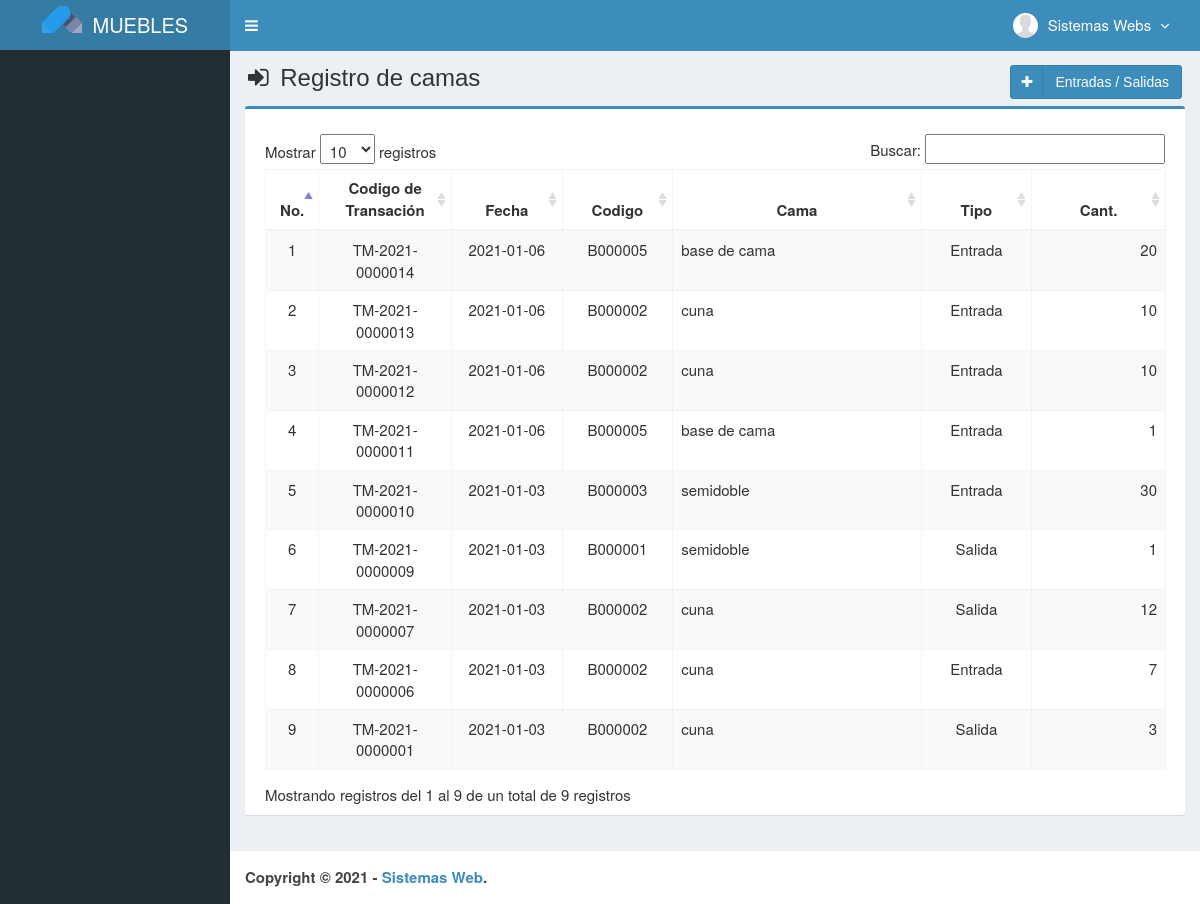
Before: /main.php?module=camas_transaction (signed in) with the older database file.
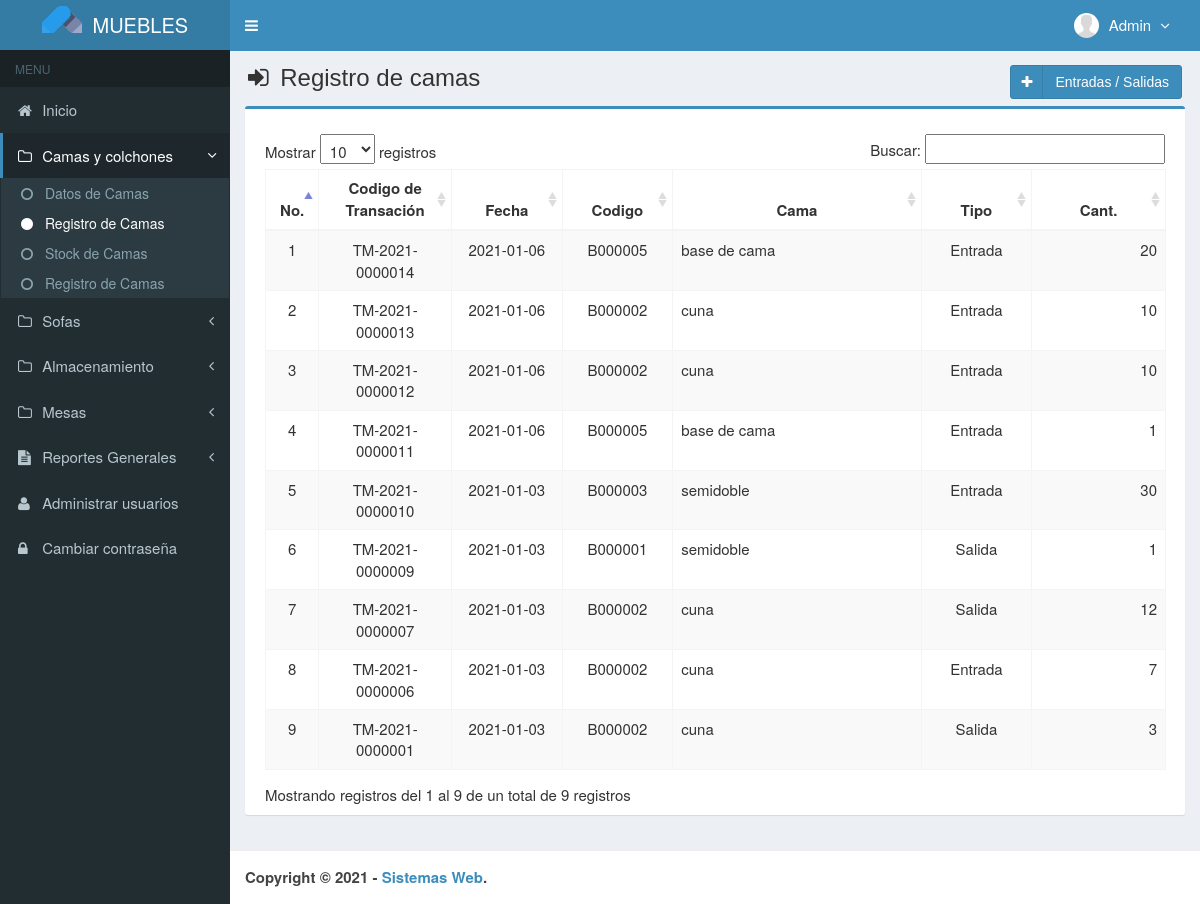
After: the same page with the newer database file.
### tables this page shows
CREATE TABLE `usuarios` (
  `id_user` int(3) NOT NULL,
  `username` varchar(50) NOT NULL,
  `name_user` varchar(50) NOT NULL,
  `password` varchar(50) NOT NULL,
  `email` varchar(50) DEFAULT NULL,
  `telefono` varchar(13) DEFAULT NULL,
  `foto` varchar(100) DEFAULT NULL,
  `permisos_acceso` enum('Admin','Empleado') NOT NULL,
  `status` enum('activo','bloqueado') NOT NULL DEFAULT 'activo',
  `created_at` timestamp NOT NULL DEFAULT current_timestamp(),
  `updated_at` timestamp NOT NULL DEFAULT current_timestamp() ON UPDATE current_timestamp()
);

### modules/camas_transaction/view.php (the view, shortened to what the changed rows need)
<section class="content-header">
  <h1>
    <i class="fa fa-sign-in icon-title"></i> Registro de camas
    <a class="btn btn-primary btn-social pull-right" href="?module=form_camas_transaction&form=add" title="Agregar" data-toggle="tooltip">
      <i class="fa fa-plus"></i> Entradas / Salidas
    </a>
  </h1>
</section>
<section class="content">
  <div class="row">
    <div class="col-md-12">
      <div class="box box-primary">
        <div class="box-body">
          <table id="dataTables1" class="table table-bordered table-striped table-hover">
            <thead>
              <tr>
                <th class="center">No.</th>
                <th class="center">Codigo de Transación</th>
                <th class="center">Fecha</th>
                <th class="center">Codigo</th>
                <th class="center">Cama</th>
				        <th class="center">Tipo</th>
                <th class="center">Cant.</th>
              </tr>
            </thead>
          </table>
        </div>
      </div>
    </div>
  </div>
</section><!-- /.content

### main.php (shortened to what the changed rows need)
<!DOCTYPE html>
<html>
  <head>
    <link href="assets/css/bootstrap.min.css" rel="stylesheet" type="text/css" />
    <link href="assets/plugins/font-awesome-4.6.3/css/font-awesome.min.css" rel="stylesheet" type="text/css" />
    <link href="assets/plugins/datatables/dataTables.bootstrap.css" rel="stylesheet" type="text/css" />
    <link href="assets/plugins/datepicker/datepicker.min.css" rel="stylesheet" type="text/css" />
    <link rel="stylesheet" type="text/css" href="assets/plugins/chosen/css/chosen.min.css" />
    <link href="assets/css/AdminLTE.min.css" rel="stylesheet" type="text/css" />
    <link href="assets/css/skins/skin-blue.min.css" rel="stylesheet" type="text/css" />
    <link href="assets/plugins/datepicker/datepicker3.css" rel="stylesheet" type="text/css" />
    <link href="assets/css/style.css" rel="stylesheet" type="text/css" />
  </head>
  <body class="skin-blue fixed">
    <div class="wrapper">
      <header class="main-header">
        <a href="?module=beranda" class="logo">
        </a>
        <nav class="navbar navbar-static-top" role="navigation">
          <div class="navbar-custom-menu">
            <ul class="nav navbar-nav">
              <?php include "top-menu.php" ?>
            </ul>
          </div>
        </nav>
      </header>
      <aside class="main-sidebar">
        <section class="sidebar">
            <?php include "sidebar-menu.php" ?>
        </section>
      </aside>
      <div class="content-wrapper">
        <?php include "content.php" ?>
      </div>
      <footer class="main-footer">
        <strong>Copyright &copy; <?php echo date('Y');?> - <a href="http://obedalvarado.pw/" target="_blank">Sistemas Web</a>.</strong>
      </footer>
    </div>
  </body>
</html>

### top-menu.php (shortened to what the changed rows need)
<?php
require_once "config/database.php";
$query = mysqli_query($mysqli, "SELECT id_user, name_user, foto, permisos_acceso FROM usuarios WHERE id_user='$_SESSION[id_user]'")
                                or die('error: '.mysqli_error($mysqli));
$data = mysqli_fetch_assoc($query);
?>
<li class="dropdown user user-menu">
  <a href="#" class="dropdown-toggle" data-toggle="dropdown">
  <?php
  if ($data['foto']=="") { ?>
    <img src="images/user/user-default.png" class="user-image" alt="User Image"/>
  <?php
  }
  else { ?>
    <img src="images/user/<?php echo $data['foto']; ?>" class="user-image" alt="User Image"/>
  <?php
  }
  ?>
    <span class="hidden-xs"><?php echo $data['name_user']; ?> <i style="margin-left:5px" class="fa fa-angle-down"></i></span>
  </a>
</li>

### sidebar-menu.php (shortened to what the changed rows need)
<?php
if ($_SESSION['permisos_acceso']=='Admin') { ?>
    <ul class="sidebar-menu">
        <li class="header">MENU</li>
	<?php
	if ($_GET["module"]=="start") {
		$active_home="active";
	} else {
		$active_home="";
	}
  ?>
		<li class="<?php echo $active_home;?>">
			<a href="?module=start"><i class="fa fa-home"></i> Inicio </a>
	  	</li>
  <?php
  if ($_GET["module"]=="camas") { ?>
		<li class="active treeview">
          	<a href="javascript:void(0);">
            	<i class="fa fa-folder-o"></i> <span>Camas y colchones</span> <i class="fa fa-angle-left pull-right"></i>
          	</a>
      		<ul class="treeview-menu">
        		<li class="active"><a href="?module=camas"><i class="fa fa-circle"></i> Datos de Camas </a></li>
        		<li><a href="?module=camas_transaction"><i class="fa fa-circle-o"></i> Registro de Camas </a></li>
            <li><a href="?module=camas_stock_inventory"><i class="fa fa-circle-o"></i> Stock de Camas </a></li>
            <li><a href="?module=camas_stock_report"><i class="fa fa-circle-o"></i> Registro de Camas</a></li>
          </ul>
    	</li>
    <?php
	}
	elseif ($_GET["module"]=="camas_transaction") { ?>
		<li class="active treeview">
          	<a href="javascript:void(0);">
            	<i class="fa fa-folder-o"></i> <span>Camas y colchones</span> <i class="fa fa-angle-left pull-right"></i>
          	</a>
      		<ul class="treeview-menu">
        		<li><a href="?module=camas"><i class="fa fa-circle-o"></i> Datos de Camas </a></li>
            <li class="active"><a href="?module=camas_transaction"><i class="fa fa-circle"></i> Registro de Camas </a></li>
            <li><a href="?module=camas_stock_inventory"><i class="fa fa-circle-o"></i> Stock de Camas </a></li>
            <li><a href="?module=camas_stock_report"><i class="fa fa-circle-o"></i> Registro de Camas</a></li>
      		</ul>
    	</li>
    <?php
  }
  if ($_GET["module"]=="sofas") { ?>
		<li class="active treeview">
          	<a href="javascript:void(0);">
            	<i class="fa fa-folder-o"></i> <span>Sofas</span> <i class="fa fa-angle-left pull-right"></i>
          	</a>
      		<ul class="treeview-menu">
        		<li class="active"><a href="?module=sofas"><i class="fa fa-circle"></i> Datos de Sofas </a></li>
        		<li><a href="?module=sofas_transaction"><i class="fa fa-circle-o"></i> Registro de Sofas </a></li>
            <li><a href="?module=sofas_stock_inventory"><i class="fa fa-circle-o"></i> Stock de Sofas </a></li>
            <li><a href="?module=sofas_stock_report"><i class="fa fa-circle-o"></i> Registro de Sofas </a></li>
          </ul>
    	</li>
    <?php
	}
	else { ?>
		<li class="treeview">
          	<a href="javascript:void(0);">
            	<i class="fa fa-folder-o"></i> <span>Sofas</span> <i class="fa fa-angle-left pull-right"></i>
          	</a>
    	</li>
    <?php
  }
  if ($_GET["module"]=="almacenamiento") { ?>
		<li class="active treeview">
          	<a href="javascript:void(0);">
            	<i class="fa fa-folder-o"></i> <span>Almacenamiento</span> <i class="fa fa-angle-left pull-right"></i>
          	</a>
      		<ul class="treeview-menu">
        		<li class="active"><a href="?module=almacenamiento"><i class="fa fa-circle"></i> Datos de Almacenamiento </a></li>
        		<li><a href="?module=almacenamiento_transaction"><i class="fa fa-circle-o"></i> Registro de Almacenamiento </a></li>
            <li><a href="?module=almacenamiento_stock_inventory"><i class="fa fa-circle-o"></i> Stock de Almacenamiento </a></li>
            <li><a href="?module=almacenamiento_stock_report"><i class="fa fa-circle-o"></i> Registro de Almacenamiento </a></li>
          </ul>
    	</li>
    <?php
	}
	else { ?>
		<li class="treeview">
          	<a href="javascript:void(0);">
            	<i class="fa fa-folder-o"></i> <span>Almacenamiento</span> <i class="fa fa-angle-left pull-right"></i>
          	</a>
    	</li>
    <?php
  }
  if ($_GET["module"]=="mesas") { ?>
	<li class="active treeview">
		  <a href="javascript:void(0);">
			<i class="fa fa-folder-o"></i> <span>Mesas</span> <i class="fa fa-angle-left pull-right"></i>
		  </a>
		  <ul class="treeview-menu">
			<li class="active"><a href="?module=mesas"><i class="fa fa-circle"></i> Datos de Mesas </a></li>
			<li><a href="?module=mesas_transaction"><i class="fa fa-circle-o"></i> Registro de Mesas </a></li>
		<li><a href="?module=mesas_stock_inventory"><i class="fa fa-circle-o"></i> Stock de Mesas </a></li>
		<li><a href="?module=mesas_stock_report"><i class="fa fa-circle-o"></i> Registro de Mesas </a></li>
	  </ul>
	</li>
<?php
}
else { ?>
	<li class="treeview">
		  <a href="javascript:void(0);">
			<i class="fa fa-folder-o"></i> <span>Mesas</span> <i class="fa fa-angle-left pull-right"></i>
		  </a>
	</li>
<?php
}
	if ($_GET["module"]=="general_stock_inventory") { ?>
		<li class="active treeview">
          	<a href="javascript:void(0);">
            	<i class="fa fa-file-text"></i> <span>Reportes Generales</span> <i class="fa fa-angle-left pull-right"></i>
          	</a>
      		<ul class="treeview-menu">
        		<li class="active"><a href="?module=general_stock_inventory"><i class="fa fa-circle"></i> Stock General </a></li>
        		<li><a href="?module=general_stock_report"><i class="fa fa-circle-o"></i> Registro General </a></li>
      		</ul>
    	</li>
    <?php
	}
	else { ?>
		<li class="treeview">
          	<a href="javascript:void(0);">
            	<i class="fa fa-file-text"></i> <span>Reportes Generales</span> <i class="fa fa-angle-left pull-right"></i>
          	</a>
    	</li>
    <?php
	}
	if ($_GET["module"]=="user" || $_GET["module"]=="form_user") { ?>
		<li class="active">
			<a href="?module=user"><i class="fa fa-user"></i> Administrar usuarios</a>
	  	</li>
	<?php
	}
	else { ?>
		<li>
			<a href="?module=user"><i class="fa fa-user"></i> Administrar usuarios</a>
	  	</li>
	<?php
	}
	if ($_GET["module"]=="password") { ?>
		<li class="active">
			<a href="?module=password"><i class="fa fa-lock"></i> Cambiar contraseña</a>
		</li>
	<?php
	}
	else { ?>
		<li>
			<a href="?module=password"><i class="fa fa-lock"></i> Cambiar contraseña</a>
		</li>
	<?php
	}
	?>
	</ul>
<?php
}

Changed rows visible on the page:
changed usuarios: name_user "Sistemas Webs" → "Admin"
Other visible differences:
text now shown: "MENU Inicio Camas y colchones Datos de Camas Registro de Camas Stock de Camas Registro de Camas Sofas Almacenamiento Mesas Reportes Generales Administrar usuarios Cambiar contraseña"
